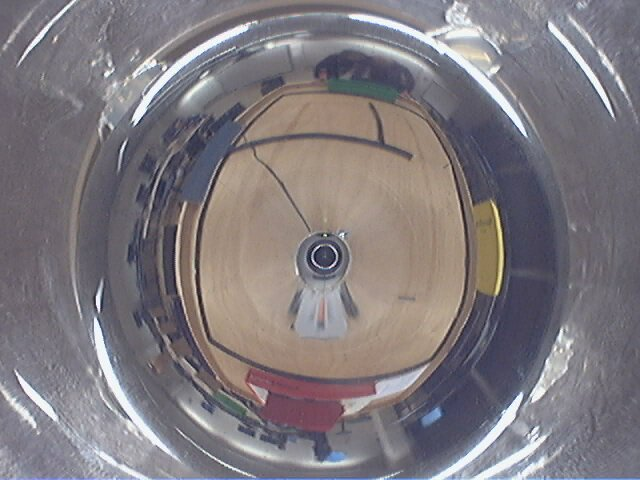
%> input picture assignment_3/data_set/2012-11-26-121531.jpg, 640 x 480 px
$ octave calibrate_camera_offline.m   (GNU Octave 9; MATLAB toolbox functions it lacks are replaced by stand-ins)
%> lines starting %> are read from the running program, lines starting %| are printed output that depends on the picture
%> further down, tmpsnapshot is the input picture: size 480x640x3 uint8; mean R, G, B 127.2, 121.7, 126.5
### assignment_2/code/imflipud.m
%IMFLIPUD   Flip the image Up-Down
%   OUT_IMAGE = IMFLIPUD(INPIT_IMAGE)

function out = imflipud( im )
if length(size(im))==3
    out(:,:,1) = flipud( im(:,:,1) );
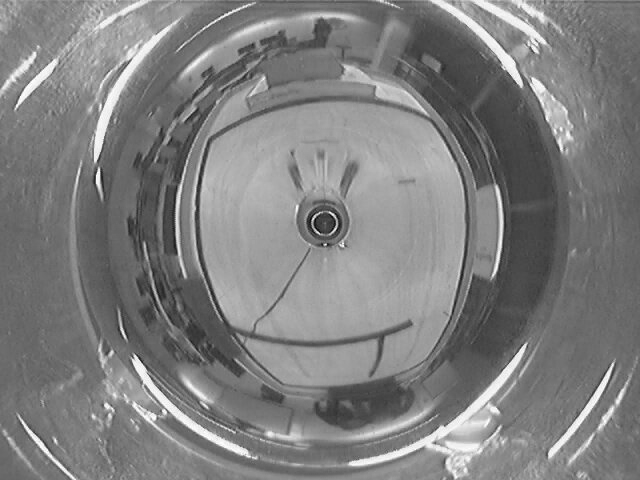
%> out: size 480x640 uint8; min 0, max 255, mean 127.2
    out(:,:,2) = flipud( im(:,:,2) );
    out(:,:,3) = flipud( im(:,:,3) );
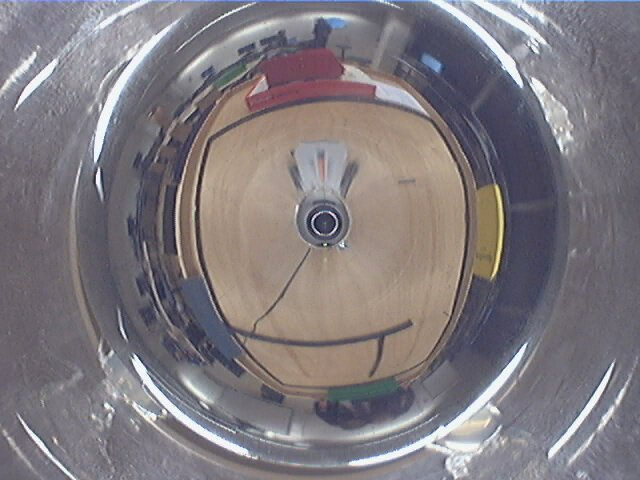
%> out: size 480x640x3 uint8; mean R, G, B 127.2, 121.7, 126.5; mean of the top-left, top-right, bottom-left and bottom-right quarters 130.6, 122.6, 121.3, 126
else
    out = flipud( im );
end

### assignment_2/code/get_circle.m
%GET_CIRCLE Etract a circle from the image
%
%   [center, radius]=GET_CIRCLE(I) Fits the maximux radius circle visible on the image and returns
%   the center coordinates and external radius
%   I is the input image, which can be both color or grayscale image.
%   center = coordinates of the circle center, center=[col;row]
%   radius = radius of the extracted circle
%
%   Author Davide Scaramuzza EPFL davsca@tiscalli.it, March, 10, 2006


function [center, radius]=get_circle(I)

imagesc(I);
title('Click on the expected image center');
initial_center=ginput(1)';
title('Now click on the image external point');

outerPoint=ginput(1)';

title('Fitting circle...');

Rmin=0.8*norm(outerPoint-initial_center);
Rmax=1.2*norm(outerPoint-initial_center);

if length(size(I))==2%isgray(I)
    img=I;
else
    img=rgb2gray(I);
end
edge_img=edge(img,'sobel');
edge_img=remove_int_ext_bord(edge_img,initial_center,Rmin,Rmax);
[center,radius]=extractCircle(edge_img,initial_center,outerPoint);
draw2DCircle(center,radius,'r');
title('Circle fitted');


% [153 lines left out: functions remove_int_ext_bord, extractCircle, randCircleProps, randTriplet, not called in this run]


function L=makeLine(A)
L=[A(1)^2+A(2)^2, -2*A(1), -2*A(2), 1];

%
% P in the form Nx2
%
% [23 lines left out: functions circleProps, draw2DCircle, not called in this run]

### assignment_2/code/calibrate_camera_offline.m

%tmpsnapshot = F_1(1).cdata;
tmpsnapshot = imread('../data_set/2012-11-26-121531.jpg');

% Flip the image Up-Down
snapshot = imflipud( tmpsnapshot );

% Max detectable distance (set to 160 pixel by default in VGA image).
% Rmax is automatically scaled according to the image size
Rmax = round( 160/480*size(snapshot,1) )
%> Rmax = 160
% Min detectable distance (set to 77 pixel by default in VGA image).
% Rmax is automatically scaled according to the image size
Rmin = round( 77/480*size(snapshot,1) )
%> Rmin = 77
%> the run ends on the next line

% This functrion allows you to calibrate the camera (extract the center of
% the image). Follow the directions on-line
figure(1); [center, radius] = get_circle(snapshot);

$ run again, with assignment_3/data_set/2012-11-26-121555.jpg copied over assignment_3/data_set/2012-11-26-121531.jpg
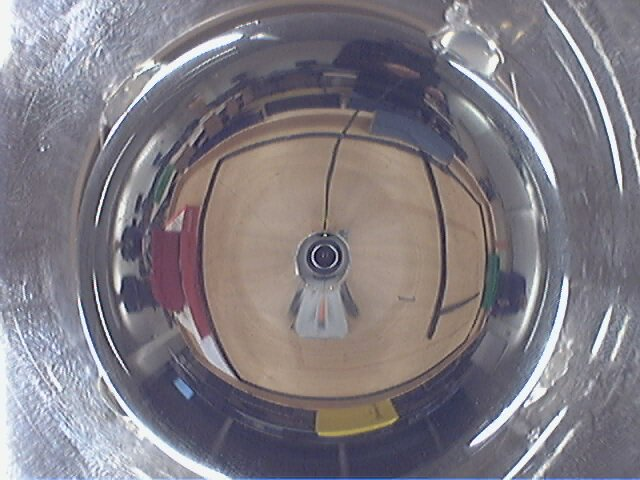
%> input picture assignment_3/data_set/2012-11-26-121555.jpg, 640 x 480 px
%> tmpsnapshot is the input picture: size 480x640x3 uint8; mean R, G, B 128.1, 123.5, 130.7
%> in imflipud, `out(:,:,1) = flipud( im(:,:,1) );`:
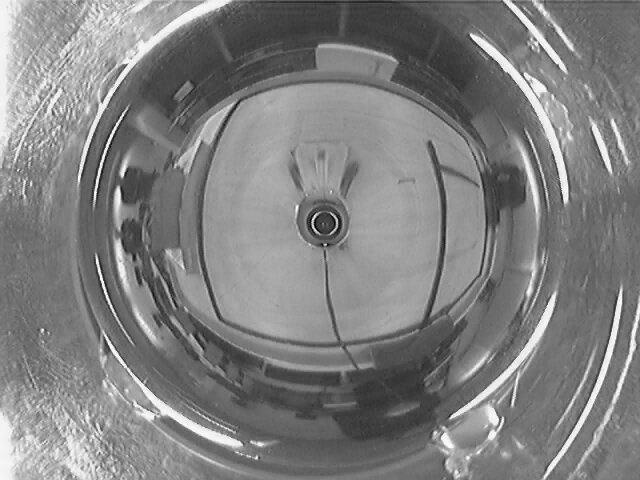
%> out: size 480x640 uint8; min 0, max 255, mean 128.1
%> in imflipud, `out(:,:,3) = flipud( im(:,:,3) );`:
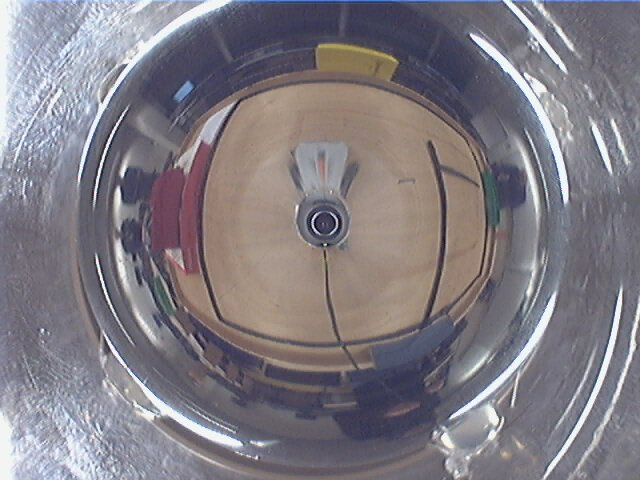
%> out: size 480x640x3 uint8; mean R, G, B 128.1, 123.5, 130.7; mean of the top-left, top-right, bottom-left and bottom-right quarters 135.9, 120.7, 132.1, 121.1

$ run again, with assignment_3/data_set/2012-11-26-121806.jpg copied over assignment_3/data_set/2012-11-26-121531.jpg
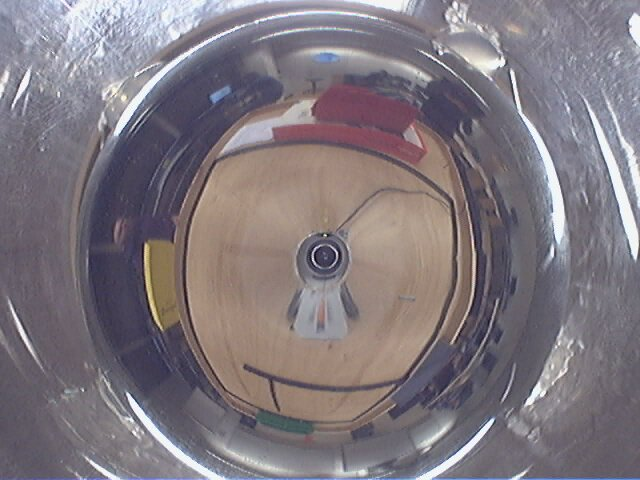
%> input picture assignment_3/data_set/2012-11-26-121806.jpg, 640 x 480 px
%> tmpsnapshot is the input picture: size 480x640x3 uint8; mean R, G, B 127.4, 119.7, 126.6
%> in imflipud, `out(:,:,1) = flipud( im(:,:,1) );`:
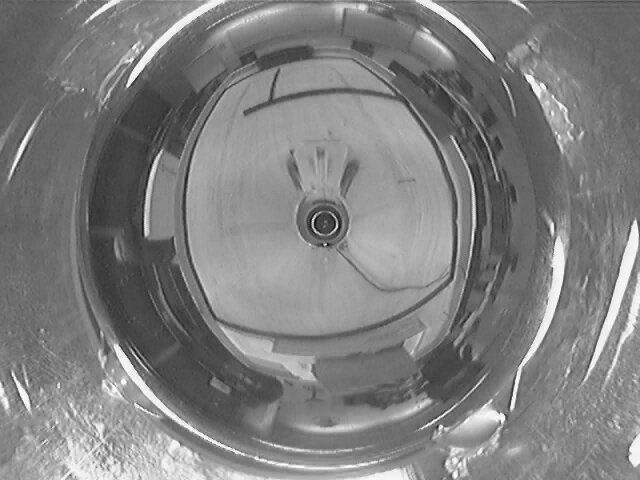
%> out: size 480x640 uint8; min 4, max 255, mean 127.4
%> in imflipud, `out(:,:,3) = flipud( im(:,:,3) );`:
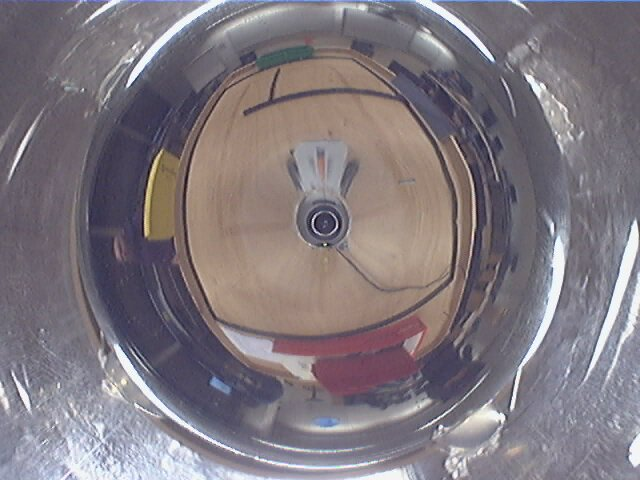
%> out: size 480x640x3 uint8; mean R, G, B 127.4, 119.7, 126.6; mean of the top-left, top-right, bottom-left and bottom-right quarters 113.9, 118.6, 132.4, 133.5
